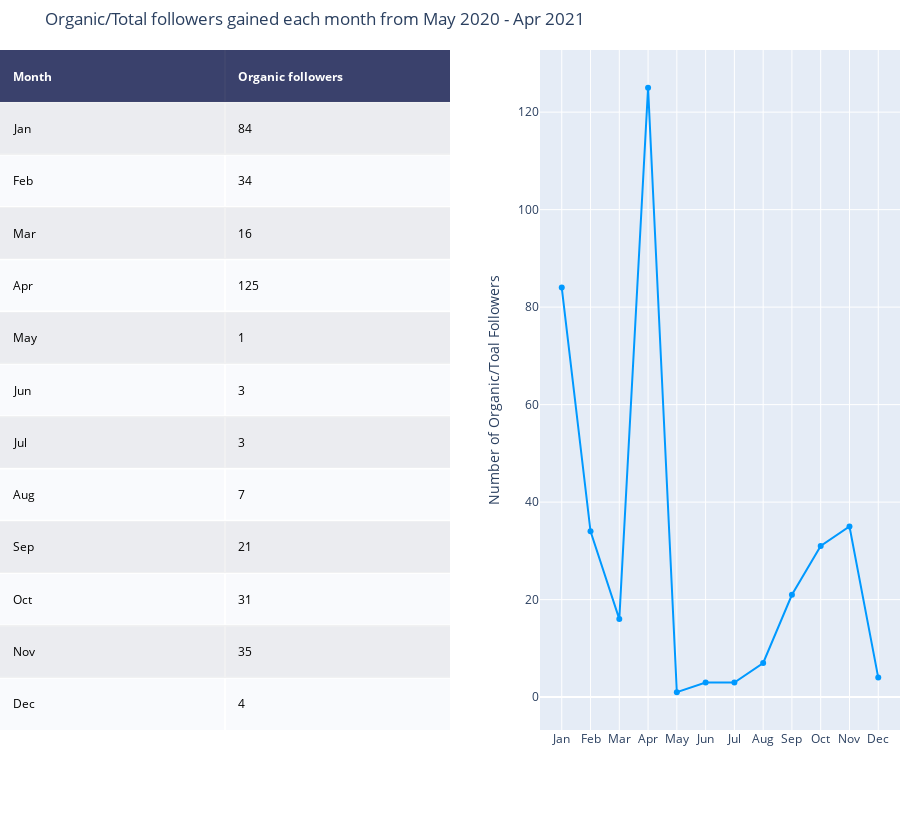

Notebook source saved alongside this figure:
### Code cell
df['Month'] = df['Month'].replace(month)
#table = ff.create_table(df)
fig = ff.create_table(df, height_constant=60)

fig.add_trace(go.Scatter(x=df['Month'], y=df['Organic followers'],
                    marker=dict(color='#0099ff'),
                    name='Organic<br>Followers',
                    xaxis='x2', yaxis='y2'))

fig.update_layout(
    title_text = 'Organic/Total followers gained each month from May 2020 - Apr 2021',
    margin = {'t':50, 'b':100},
    xaxis = {'domain': [0, .5]},
    xaxis2 = {'domain': [0.6, 1.]},
    yaxis2 = {'anchor': 'x2', 'title': 'Number of Organic/Toal Followers'}
)

fig.show()

### Figure 1 — Plotly figure (JSON) as saved in the notebook; plotly's stock layout.template omitted (floating-point values rounded to 4 significant figures)
{"data": [{"colorscale": [[0, "#00083e"], [0.5, "#ededee"], [1, "#ffffff"]], "hoverinfo": "none", "opacity": 0.75, "showscale": false, "type": "heatmap", "z": [[0, 0], [0.5, 0.5], [1, 1], [0.5, 0.5], [1, 1], [0.5, 0.5], [1, 1], [0.5, 0.5], [1, 1], [0.5, 0.5], [1, 1], [0.5, 0.5], [1, 1]]}, {"marker": {"color": "#0099ff"}, "name": "Organic<br>Followers", "type": "scatter", "x": ["Jan", "Feb", "Mar", "Apr", "May", "Jun", "Jul", "Aug", "Sep", "Oct", "Nov", "Dec"], "xaxis": "x2", "y": [84, 34, 16, 125, 1, 3, 3, 7, 21, 31, 35, 4], "yaxis": "y2"}], "layout": {"annotations": [{"align": "left", "font": {"color": "#ffffff"}, "showarrow": false, "text": "<b>Month</b>", "x": -0.45, "xanchor": "left", "xref": "x", "y": 0, "yref": "y"}, {"align": "left", "font": {"color": "#ffffff"}, "showarrow": false, "text": "<b>Organic followers</b>", "x": 0.55, "xanchor": "left", "xref": "x", "y": 0, "yref": "y"}, {"align": "left", "font": {"color": "#000000"}, "showarrow": false, "text": "Jan", "x": -0.45, "xanchor": "left", "xref": "x", "y": 1, "yref": "y"}, {"align": "left", "font": {"color": "#000000"}, "showarrow": false, "text": "84", "x": 0.55, "xanchor": "left", "xref": "x", "y": 1, "yref": "y"}, {"align": "left", "font": {"color": "#000000"}, "showarrow": false, "text": "Feb", "x": -0.45, "xanchor": "left", "xref": "x", "y": 2, "yref": "y"}, {"align": "left", "font": {"color": "#000000"}, "showarrow": false, "text": "34", "x": 0.55, "xanchor": "left", "xref": "x", "y": 2, "yref": "y"}, {"align": "left", "font": {"color": "#000000"}, "showarrow": false, "text": "Mar", "x": -0.45, "xanchor": "left", "xref": "x", "y": 3, "yref": "y"}, {"align": "left", "font": {"color": "#000000"}, "showarrow": false, "text": "16", "x": 0.55, "xanchor": "left", "xref": "x", "y": 3, "yref": "y"}, {"align": "left", "font": {"color": "#000000"}, "showarrow": false, "text": "Apr", "x": -0.45, "xanchor": "left", "xref": "x", "y": 4, "yref": "y"}, {"align": "left", "font": {"color": "#000000"}, "showarrow": false, "text": "125", "x": 0.55, "xanchor": "left", "xref": "x", "y": 4, "yref": "y"}, {"align": "left", "font": {"color": "#000000"}, "showarrow": false, "text": "May", "x": -0.45, "xanchor": "left", "xref": "x", "y": 5, "yref": "y"}, {"align": "left", "font": {"color": "#000000"}, "showarrow": false, "text": "1", "x": 0.55, "xanchor": "left", "xref": "x", "y": 5, "yref": "y"}, {"align": "left", "font": {"color": "#000000"}, "showarrow": false, "text": "Jun", "x": -0.45, "xanchor": "left", "xref": "x", "y": 6, "yref": "y"}, {"align": "left", "font": {"color": "#000000"}, "showarrow": false, "text": "3", "x": 0.55, "xanchor": "left", "xref": "x", "y": 6, "yref": "y"}, {"align": "left", "font": {"color": "#000000"}, "showarrow": false, "text": "Jul", "x": -0.45, "xanchor": "left", "xref": "x", "y": 7, "yref": "y"}, {"align": "left", "font": {"color": "#000000"}, "showarrow": false, "text": "3", "x": 0.55, "xanchor": "left", "xref": "x", "y": 7, "yref": "y"}, {"align": "left", "font": {"color": "#000000"}, "showarrow": false, "text": "Aug", "x": -0.45, "xanchor": "left", "xref": "x", "y": 8, "yref": "y"}, {"align": "left", "font": {"color": "#000000"}, "showarrow": false, "text": "7", "x": 0.55, "xanchor": "left", "xref": "x", "y": 8, "yref": "y"}, {"align": "left", "font": {"color": "#000000"}, "showarrow": false, "text": "Sep", "x": -0.45, "xanchor": "left", "xref": "x", "y": 9, "yref": "y"}, {"align": "left", "font": {"color": "#000000"}, "showarrow": false, "text": "21", "x": 0.55, "xanchor": "left", "xref": "x", "y": 9, "yref": "y"}, {"align": "left", "font": {"color": "#000000"}, "showarrow": false, "text": "Oct", "x": -0.45, "xanchor": "left", "xref": "x", "y": 10, "yref": "y"}, {"align": "left", "font": {"color": "#000000"}, "showarrow": false, "text": "31", "x": 0.55, "xanchor": "left", "xref": "x", "y": 10, "yref": "y"}, {"align": "left", "font": {"color": "#000000"}, "showarrow": false, "text": "Nov", "x": -0.45, "xanchor": "left", "xref": "x", "y": 11, "yref": "y"}, {"align": "left", "font": {"color": "#000000"}, "showarrow": false, "text": "35", "x": 0.55, "xanchor": "left", "xref": "x", "y": 11, "yref": "y"}, {"align": "left", "font": {"color": "#000000"}, "showarrow": false, "text": "Dec", "x": -0.45, "xanchor": "left", "xref": "x", "y": 12, "yref": "y"}, {"align": "left", "font": {"color": "#000000"}, "showarrow": false, "text": "4", "x": 0.55, "xanchor": "left", "xref": "x", "y": 12, "yref": "y"}], "height": 830, "margin": {"b": 100, "l": 0, "r": 0, "t": 50}, "title": {"text": "Organic/Total followers gained each month from May 2020 - Apr 2021"}, "xaxis": {"domain": [0, 0.5], "dtick": 1, "gridwidth": 2, "showticklabels": false, "tick0": -0.5, "ticks": "", "zeroline": false}, "xaxis2": {"domain": [0.6, 1]}, "yaxis": {"autorange": "reversed", "dtick": 1, "gridwidth": 2, "showticklabels": false, "tick0": 0.5, "ticks": "", "zeroline": false}, "yaxis2": {"anchor": "x2", "title": {"text": "Number of Organic/Toal Followers"}}}}
